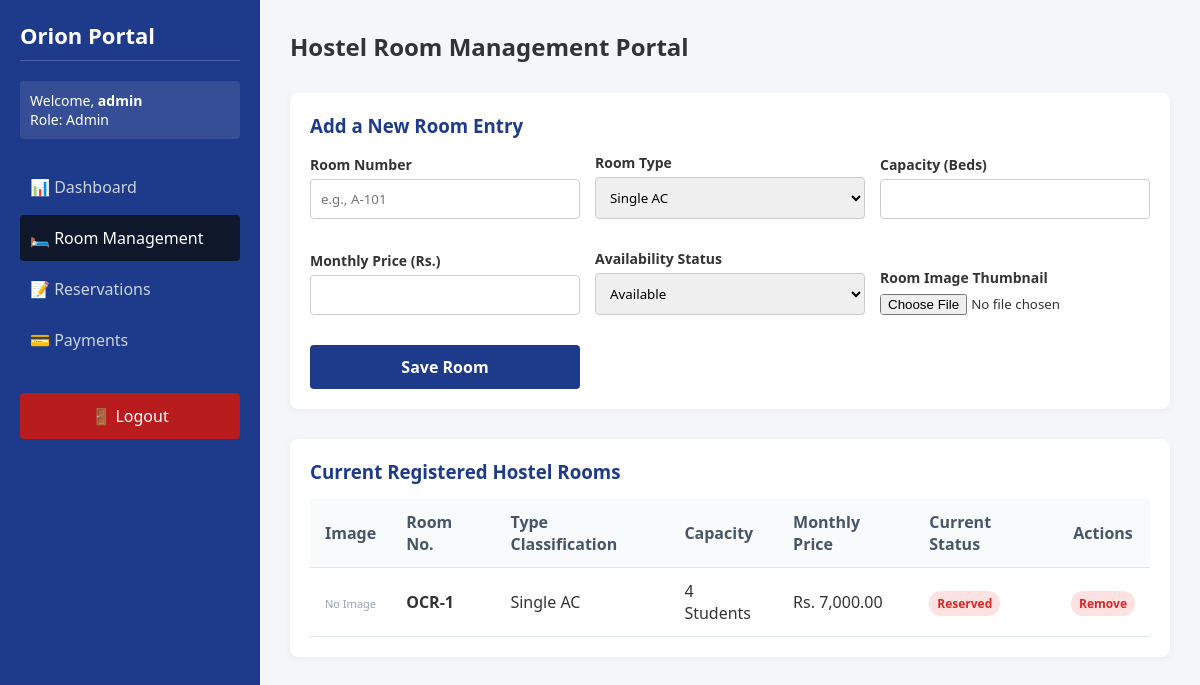
/rooms.php (signed in), run on the app's committed database.
### tables this page shows
CREATE TABLE `rooms` (
  `id` int(11) NOT NULL,
  `room_number` varchar(20) NOT NULL,
  `room_type` varchar(50) NOT NULL,
  `capacity` int(11) NOT NULL,
  `price` decimal(10,2) NOT NULL,
  `status` varchar(20) DEFAULT 'Available',
  `image` varchar(255) DEFAULT NULL
);

### rooms.php (the view, shortened to what this page needs)
<?php
require_once 'db_connect.php';
$rooms_result = $conn->query("SELECT * FROM rooms ORDER BY room_number ASC");
?>
<!DOCTYPE html>
<html lang="en">
<head>
    <link rel="stylesheet" href="style.css">
</head>
<body>
    <div class="dashboard-wrapper">
        <aside class="sidebar">
            <h3>Orion Portal</h3>
            <div class="user-info">
                <p>Welcome, <strong><?php echo htmlspecialchars($_SESSION['username']); ?></strong></p>
                <span>Role: <?php echo htmlspecialchars($_SESSION['role']); ?></span>
            </div>
            <nav class="nav-menu">
                <a href="dashboard.php">📊 Dashboard</a>
                <a href="rooms.php" class="active">🛏️ Room Management</a>
                <a href="reservations.php">📝 Reservations</a>
                <a href="payments.php">💳 Payments</a>
                <a href="logout.php" class="logout-btn">🚪 Logout</a>
            </nav>
        </aside>
        <main class="main-content">
            <header class="content-header">
                <h2>Hostel Room Management Portal</h2>
            </header>
            <section class="table-section" style="margin-bottom: 30px;">
                <h3>Add a New Room Entry</h3>
                <form action="rooms.php" method="POST" enctype="multipart/form-data" style="display: grid; grid-template-columns: repeat(auto-fit, minmax(200px, 1fr)); gap: 15px; align-items: end;">
                    <div class="input-group">
                        <label>Room Number</label>
                        <input type="text" name="room_number" required placeholder="e.g., A-101">
                    </div>
                    <div class="input-group">
                        <label>Room Type</label>
                        <select name="room_type" style="width: 100%; padding: 10px; border: 1px solid #ccc; border-radius: 4px;">
                            <option value="Single AC">Single AC</option>
                        </select>
                    </div>
                    <div class="input-group">
                        <label>Capacity (Beds)</label>
                        <input type="number" name="capacity" min="1" max="10" required>
                    </div>
                    <div class="input-group">
                        <label>Monthly Price (Rs.)</label>
                        <input type="number" step="0.01" name="price" required>
                    </div>
                    <div class="input-group">
                        <label>Availability Status</label>
                        <select name="status" style="width: 100%; padding: 10px; border: 1px solid #ccc; border-radius: 4px;">
                            <option value="Available">Available</option>
                        </select>
                    </div>
                    <div class="input-group">
                        <label>Room Image Thumbnail</label>
                        <input type="file" name="room_image" accept="image/*" style="border: none; padding: 0;">
                    </div>
                    <button type="submit" name="add_room" class="btn-submit" style="padding: 11px;">Save Room</button>
                </form>
            </section>
            <section class="table-section">
                <h3>Current Registered Hostel Rooms</h3>
                <table class="data-table">
                    <thead>
                        <tr>
                            <th>Image</th>
                            <th>Room No.</th>
                            <th>Type Classification</th>
                            <th>Capacity</th>
                            <th>Monthly Price</th>
                            <th>Current Status</th>
                            <th style="text-align: center;">Actions</th>
                        </tr>
                    </thead>
                    <tbody>
                        <?php if ($rooms_result->num_rows > 0): ?>
                            <?php while($row = $rooms_result->fetch_assoc()): ?>
                                <tr>
                                    <td>
                                        <?php if(!empty($row['image'])): ?>
                                            <img src="uploads/<?php echo $row['image']; ?>" alt="Room thumbnail" style="width: 60px; height: 45px; object-fit: cover; border-radius: 4px;">
                                        <?php else: ?>
                                            <span style="font-size: 11px; color:#94a3b8;">No Image</span>
                                        <?php endif; ?>
                                    </td>
                                    <td><strong><?php echo htmlspecialchars($row['room_number']); ?></strong></td>
                                    <td><?php echo htmlspecialchars($row['room_type']); ?></td>
                                    <td><?php echo $row['capacity']; ?> Students</td>
                                    <td>Rs. <?php echo number_format($row['price'], 2); ?></td>
                                    <td>
                                        <span class="status-badge <?php echo ($row['status'] == 'Available') ? 'status-approved' : 'status-rejected'; ?>">
                                            <?php echo htmlspecialchars($row['status']); ?>
                                        </span>
                                    </td>
                                    <td style="text-align: center;">
                                        <a href="rooms.php?delete_id=<?php echo $row['id']; ?>" class="status-badge status-rejected" style="text-decoration: none;" onclick="return confirmDeletion('<?php echo $row['room_number']; ?>');">Remove</a>
                                    </td>
                                </tr>
                            <?php endwhile; ?>
                        <?php else: ?>
                            <tr>
                                <td colspan="7" style="text-align: center;">No room records found in database. Create one above!</td>
                            </tr>
                        <?php endif; ?>
                    </tbody>
                </table>
            </section>
        </main>
    </div>
</body>
</html>

### style.css (style rules this page uses)
* { box-sizing: border-box; margin: 0; padding: 0; font-family: 'Segoe UI', Tahoma, Geneva, Verdana, sans-serif; }
body { background: #f4f6f9; color: #333; }
.input-group { margin-bottom: 15px; }
.input-group label { display: block; margin-bottom: 5px; font-weight: 600; font-size: 14px; }
.input-group input { width: 100%; padding: 10px; border: 1px solid #ccc; border-radius: 4px; }
.btn-submit { width: 100%; padding: 12px; background: #1e3a8a; color: white; border: none; border-radius: 4px; font-size: 16px; cursor: pointer; font-weight: bold; }
.dashboard-wrapper { display: flex; min-height: 100vh; }
.sidebar { width: 260px; background: #1e3a8a; color: white; padding: 20px; }
.sidebar h3 { font-size: 22px; margin-bottom: 20px; border-bottom: 1px solid rgba(255,255,255,0.2); padding-bottom: 10px; }
.user-info { margin-bottom: 25px; font-size: 14px; background: rgba(255,255,255,0.1); padding: 10px; border-radius: 4px; }
.nav-menu a { display: block; color: #cbd5e1; text-decoration: none; padding: 12px 10px; margin-bottom: 5px; border-radius: 4px; transition: 0.3s; }
.nav-menu a:hover, .nav-menu a.active { background: #0f172a; color: white; }
.nav-menu a.logout-btn { background: #b91c1c; margin-top: 30px; text-align: center; color: white; }
.main-content { flex: 1; padding: 30px; }
.content-header { margin-bottom: 30px; }
.table-section { background: white; padding: 20px; border-radius: 8px; box-shadow: 0 2px 8px rgba(0,0,0,0.05); }
.table-section h3 { margin-bottom: 15px; color: #1e3a8a; }
.data-table { width: 100%; border-collapse: collapse; text-align: left; }
.data-table th, .data-table td { padding: 12px 15px; border-bottom: 1px solid #e2e8f0; }
.data-table th { background: #f8fafc; color: #475569; }
.status-badge { padding: 4px 8px; border-radius: 12px; font-size: 12px; font-weight: bold; }
.status-rejected { background: #fee2e2; color: #dc2626; }

### data on the page
rooms: image "No Image", room_number "OCR-1", room_type "Single AC", capacity "4", price "7,000.00", status "Reserved"

### other printed values
$_SESSION['username'] "admin"
$_SESSION['role'] "Admin"
